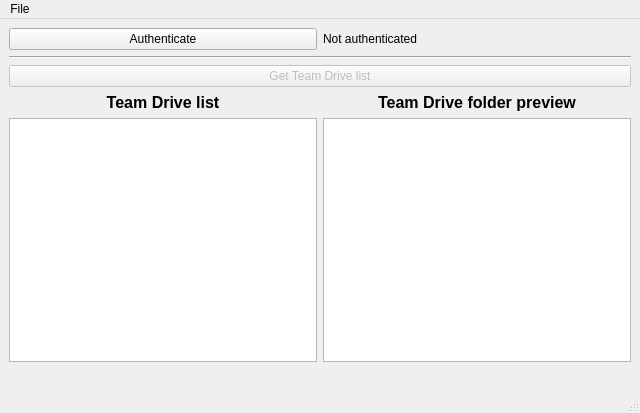
<?xml version="1.0" encoding="UTF-8"?>
<ui version="4.0">
 <class>MainWindow</class>
 <widget class="QMainWindow" name="MainWindow">
  <property name="geometry">
   <rect>
    <x>0</x>
    <y>0</y>
    <width>640</width>
    <height>413</height>
   </rect>
  </property>
  <property name="windowTitle">
   <string>MainWindow</string>
  </property>
  <widget class="QWidget" name="centralwidget">
   <layout class="QVBoxLayout" name="verticalLayout">
    <item>
     <layout class="QHBoxLayout" name="authLayout">
      <item>
       <widget class="QPushButton" name="authButton">
        <property name="text">
         <string>Authenticate</string>
        </property>
       </widget>
      </item>
      <item>
       <widget class="QLabel" name="authStatusLabel">
        <property name="text">
         <string>Not authenticated</string>
        </property>
       </widget>
      </item>
     </layout>
    </item>
    <item>
     <widget class="Line" name="line">
      <property name="orientation">
       <enum>Qt::Horizontal</enum>
      </property>
     </widget>
    </item>
    <item>
     <widget class="QPushButton" name="teamdriveListButton">
      <property name="enabled">
       <bool>false</bool>
      </property>
      <property name="text">
       <string>Get Team Drive list</string>
      </property>
     </widget>
    </item>
    <item>
     <layout class="QHBoxLayout" name="teamdriveLayout">
      <item>
       <layout class="QVBoxLayout" name="teamdriveListLayout">
        <item>
         <widget class="QLabel" name="label_2">
          <property name="font">
           <font>
            <pointsize>12</pointsize>
            <weight>75</weight>
            <bold>true</bold>
           </font>
          </property>
          <property name="layoutDirection">
           <enum>Qt::RightToLeft</enum>
          </property>
          <property name="text">
           <string>Team Drive list</string>
          </property>
          <property name="alignment">
           <set>Qt::AlignCenter</set>
          </property>
         </widget>
        </item>
        <item>
         <widget class="QListWidget" name="teamdriveList"/>
        </item>
       </layout>
      </item>
      <item>
       <layout class="QVBoxLayout" name="teamdrivePreviewLayout">
        <item>
         <widget class="QLabel" name="label">
          <property name="font">
           <font>
            <pointsize>12</pointsize>
            <weight>75</weight>
            <bold>true</bold>
           </font>
          </property>
          <property name="layoutDirection">
           <enum>Qt::RightToLeft</enum>
          </property>
          <property name="text">
           <string>Team Drive folder preview</string>
          </property>
          <property name="alignment">
           <set>Qt::AlignCenter</set>
          </property>
         </widget>
        </item>
        <item>
         <widget class="QTextEdit" name="teamdrivePreview"/>
        </item>
       </layout>
      </item>
     </layout>
    </item>
    <item>
     <widget class="QLabel" name="errorLabel">
      <property name="text">
       <string/>
      </property>
      <property name="wordWrap">
       <bool>true</bool>
      </property>
     </widget>
    </item>
   </layout>
  </widget>
  <widget class="QMenuBar" name="menubar">
   <property name="geometry">
    <rect>
     <x>0</x>
     <y>0</y>
     <width>640</width>
     <height>25</height>
    </rect>
   </property>
   <widget class="QMenu" name="menuFile">
    <property name="title">
     <string>File</string>
    </property>
    <addaction name="actionQuit"/>
   </widget>
   <addaction name="menuFile"/>
  </widget>
  <widget class="QStatusBar" name="statusbar"/>
  <action name="actionQuit">
   <property name="text">
    <string comment="Action that quits the application">Quit</string>
   </property>
  </action>
 </widget>
 <customwidgets>
 </customwidgets>
 <resources/>
 <connections>
  <connection>
   <sender>actionQuit</sender>
   <signal>activated()</signal>
   <receiver>MainWindow</receiver>
   <slot>close()</slot>
   <hints>
    <hint type="sourcelabel">
     <x>-1</x>
     <y>-1</y>
    </hint>
    <hint type="destinationlabel">
     <x>319</x>
     <y>206</y>
    </hint>
   </hints>
  </connection>
 </connections>
</ui>
